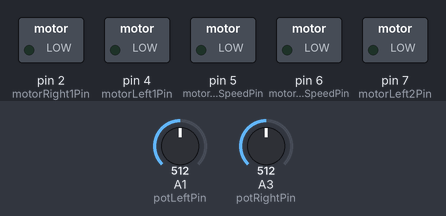
The sketch below on a simulated Arduino Uno, built with avr-gcc and run on an emulated ATmega328P. Parts: switched loads named in the sketch (green lamp = pin HIGH). The inputs (shaded band) are chosen by the test bench; at power-on: A1 (potLeftPin) = 512, A3 (potRightPin) = 512.

Above: at 1.2 s.
1.3 s: A1 (potLeftPin) set to 536
2.8 s: A1 (potLeftPin) set to 568
At 3.7 s:
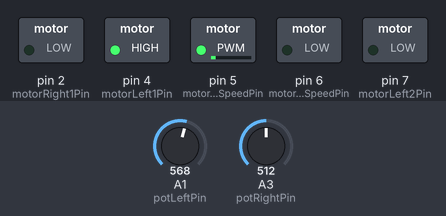
4.3 s: A3 (potRightPin) set to 540
5.8 s: A3 (potRightPin) set to 570
At 6.4 s:
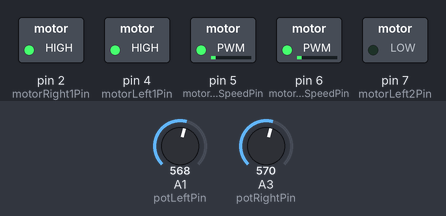
7.3 s: A1 (potLeftPin) set to 511
At 7.7 s:
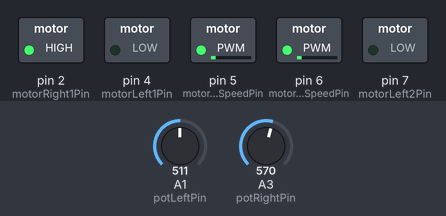
8.8 s: A3 (potRightPin) set to 511
At 10.3 s:
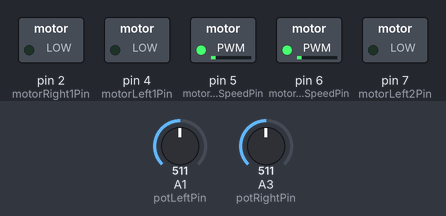
Timing chart, 0 to 11.3 s (numbered marks = the images above; inputs shaded):
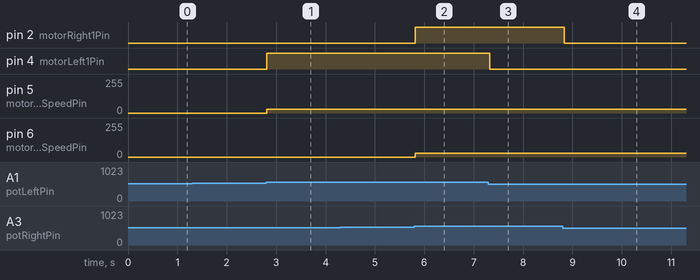

Measured:
- the behaviour switches between 551 and 552 on A1 (potLeftPin) (found by bisection; images 0 and 1)
- the behaviour switches between 551 and 552 on A3 (potRightPin) (found by bisection; images 1 and 2)
- after the input at 1.3 s, every drawn part: stays the same
- after the input at 2.8 s, pin 4 (motorLeft1Pin): LOW → HIGH at once; pin 5 (motorLeftSpeedPin): 0/255 → 28/255 at once
- after the input at 5.8 s, pin 2 (motorRight1Pin): LOW → HIGH at once; pin 6 (motorRightSpeedPin): 0/255 → 29/255 at once
- after the input at 7.3 s, pin 4 (motorLeft1Pin): HIGH → LOW at once
- after the input at 8.8 s, pin 2 (motorRight1Pin): HIGH → LOW at once

The sketch:

motorTest_copy.ino
```cpp
const int motorRight1Pin = 2;          // Motor Right1 Pin
const int motorLeft1Pin = 4;           // Motor Left1 Pin
const int motorRight2Pin = 4;          // Motor Right2 Pin
const int motorLeft2Pin = 7;           // Motor Left2 Pin
const int motorRightSpeedPin = 6;     // Motor 1 Speed Pin
const int motorLeftSpeedPin = 5;      // Motor 2 Speed Pin
const int potRightPin = A3;           // Potentiometer 1 Pin (Left)
const int potLeftPin = A1;            // Potentiometer 2 Pin (Right)

int pwmValueRight;                     // PWM value for Motor 1
int pwmValueLeft;                      // PWM value for Motor 2

void setup()
{
  pinMode(motorRight1Pin, OUTPUT);      // Motor 1 control pin
  pinMode(motorLeft1Pin, OUTPUT);       // Motor 2 control pin
  pinMode(motorRight2Pin, OUTPUT);      // Motor 1 control pin
  pinMode(motorLeft2Pin, OUTPUT);       // Motor 2 control pin
  pinMode(motorRightSpeedPin, OUTPUT);// Motor 1 speed control pin
  pinMode(motorLeftSpeedPin, OUTPUT); // Motor 2 speed control pin
  pinMode(potRightPin, INPUT);         // Potentiometer 1 pin
  pinMode(potLeftPin, INPUT);          // Potentiometer 2 pin
}

void loop()
{
  int potValueRight = analogRead(potRightPin);     // Read potentiometer 1 value
  int potValueLeft = analogRead(potLeftPin);       // Read potentiometer 2 value

  // Map potentiometer values to PWM values
  pwmValueRight = map(potValueRight, 0, 1023, -255, 255);
  pwmValueLeft = map(potValueLeft, 0, 1023, -255, 255);

  // Adjust PWM values around the middle to stop the motors
  if (abs(pwmValueRight) < 20)
  {
    pwmValueRight = 0;
  }
  if (abs(pwmValueLeft) < 20)
  {
    pwmValueLeft = 0;
  }

  // Control Motor 1 (Right)
  if (pwmValueRight > 0)
  {
    digitalWrite(motorRight1Pin, HIGH);       // Turn Motor 1 on forward
    digitalWrite(motorRight2Pin, LOW);
    analogWrite(motorRightSpeedPin, pwmValueRight); // Set Motor 1 speed
  } else if(pwmValueRight < 0)
  {
    digitalWrite(motorRight1Pin, LOW);        // Turn Motor 1 off backward
    digitalWrite(motorRight2Pin, HIGH);        // Turn Motor 1 off backward
    analogWrite(motorRightSpeedPin, -pwmValueRight); // Set Motor 1 speed
  } else
  {
    digitalWrite(motorRight1Pin, LOW);
    digitalWrite(motorRight2Pin, LOW);
  }

  // Control Motor 2 (Left)
  if (pwmValueLeft > 0)
  {
    digitalWrite(motorLeft1Pin, HIGH);        // Turn Motor 2 on forward
    digitalWrite(motorLeft2Pin, LOW);
    analogWrite(motorLeftSpeedPin, pwmValueLeft); // Set Motor 2 speed
  } else if (pwmValueLeft < 0)
  {
    digitalWrite(motorLeft1Pin, LOW);         // Turn Motor 2 off backward
    digitalWrite(motorLeft2Pin, HIGH);
    analogWrite(motorLeftSpeedPin, -pwmValueLeft); // Set Motor 2 speed
  } else
  {
    digitalWrite(motorLeft1Pin, LOW);
    digitalWrite(motorLeft2Pin, LOW);
  }

  delay(100); // Delay for stability
}
```
